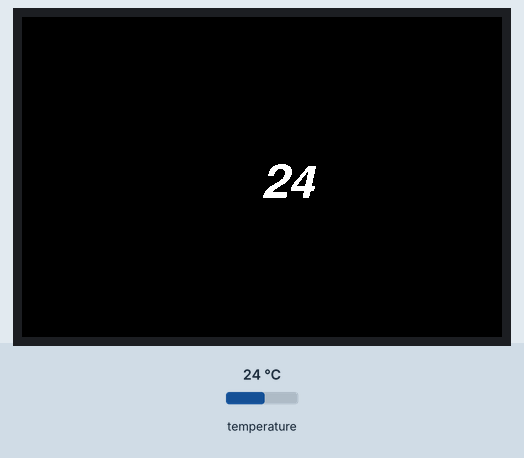
This sketch was run on a simulated Arduino Uno, built with avr-gcc and run on an emulated ATmega328P. Shown: 480×320 colour display. The test bench sets the inputs (shaded band); at power-on: temperature 24 °C.

Above: at 1.5 s.
1.6 s: temperature set to 12 °C
At 2.8 s:
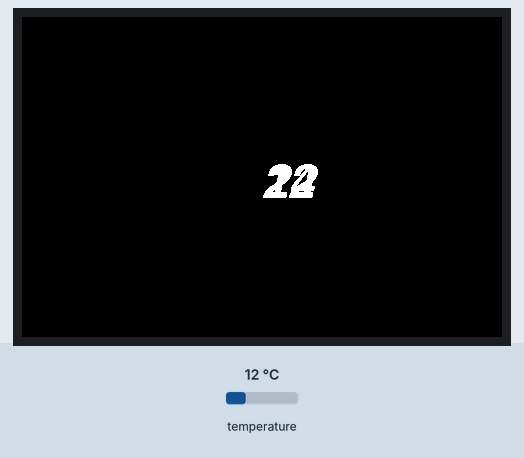
3.1 s: temperature set to 19 °C
4.6 s: temperature set to 28 °C
Timing chart, 0 to 7.6 s (numbered marks = the images above; inputs shaded):
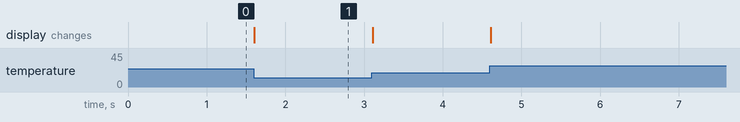

Measured:
- after the input at 1.6 s, the display: changes at once (image 1)

The sketch:

arduino_mega_ds18b20.ino
```cpp
#include <OneWire.h>  //библиотека для соединения DS18B20 с помощью 2 проводов
#include <TFT_HX8357.h> // подключение библиотеки TFT
#include "Free_Fonts.h"// бібліотека шрифтов

TFT_HX8357 tft = TFT_HX8357();       // Invoke custom library
OneWire ds(2); // Объект OneWire

int temperature; // Глобальная переменная для хранения значение температуры с датчика DS18B20
void setup(){
  tft.init();
  tft.setRotation(3);               // ориентация дисплея
  tft.fillScreen(TFT_BLACK);        // заливка чдисплея черным цветом
}
void loop(){
  detectTemperature(); // Определяем температуру от датчика DS18b20
}
   int detectTemperature(){
   byte data[2]; // место для значения температуры
   ds.reset();  // сброс предыдущих значений
   ds.write(0xCC); //команда пропустить поиск по адресу
   ds.write(0x44,1); // команда измерить температуру
  {
   ds.reset(); //
   ds.write(0xCC); //
   ds.write(0xBE); // передача данных регистров с данными температруы
   data[0] = ds.read(); // читаем младший байт температуры
   data[1] = ds.read(); // читаем старший байт температуры
   temperature = (data[1] << 4) | (data[0] >> 4); // складываем полученные значения
   tft.setTextColor(TFT_WHITE,TFT_BLACK);         // установка цвета для шрифта и экрана
   tft.setCursor(240,180);                        // курсов в положение X-240, y-180
   tft.setFreeFont(FF32);                         // задаем шрифт из библиотеки для дисплея
   tft.print(temperature);                        // вывод температры на экран


  }
}
```
